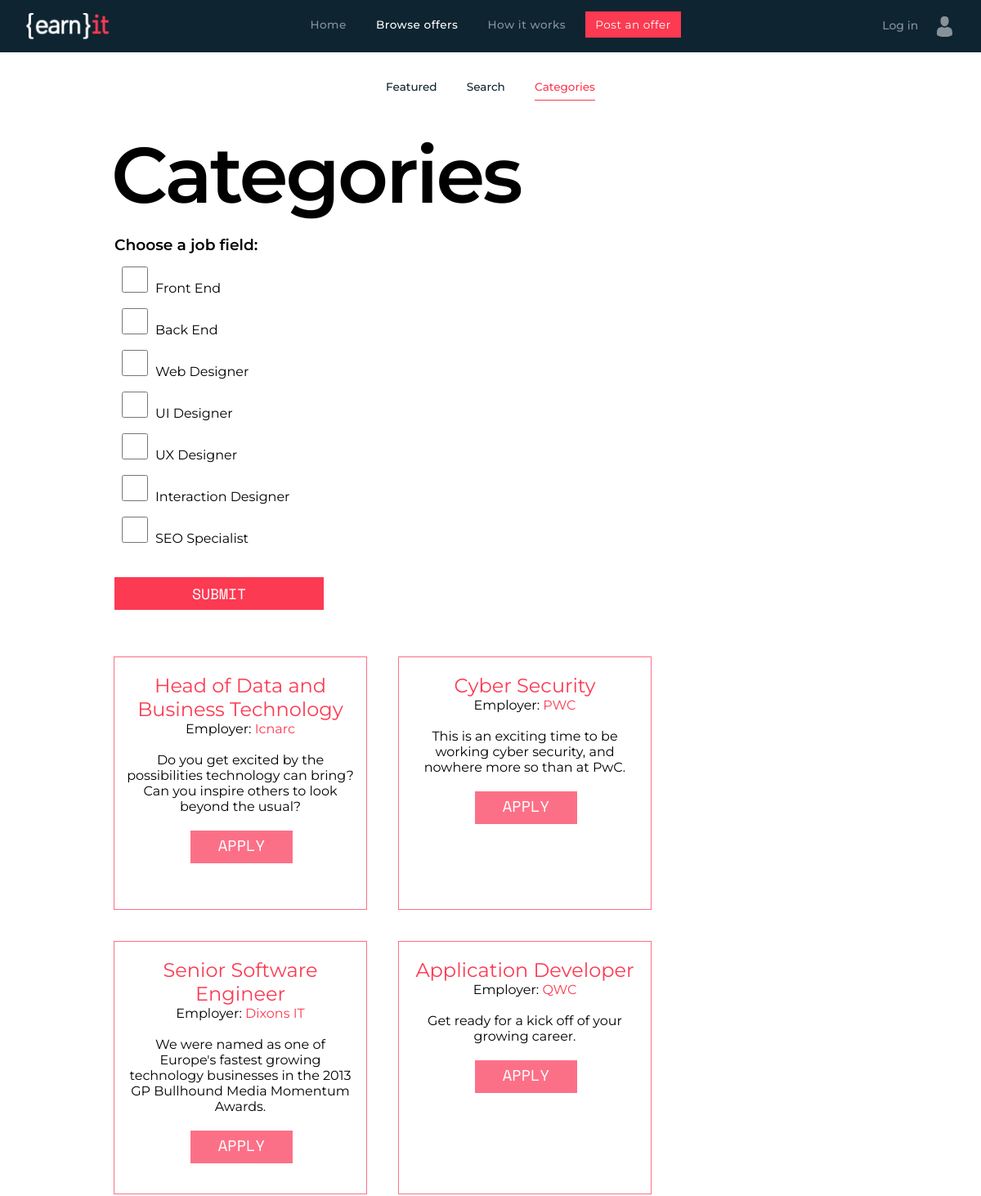
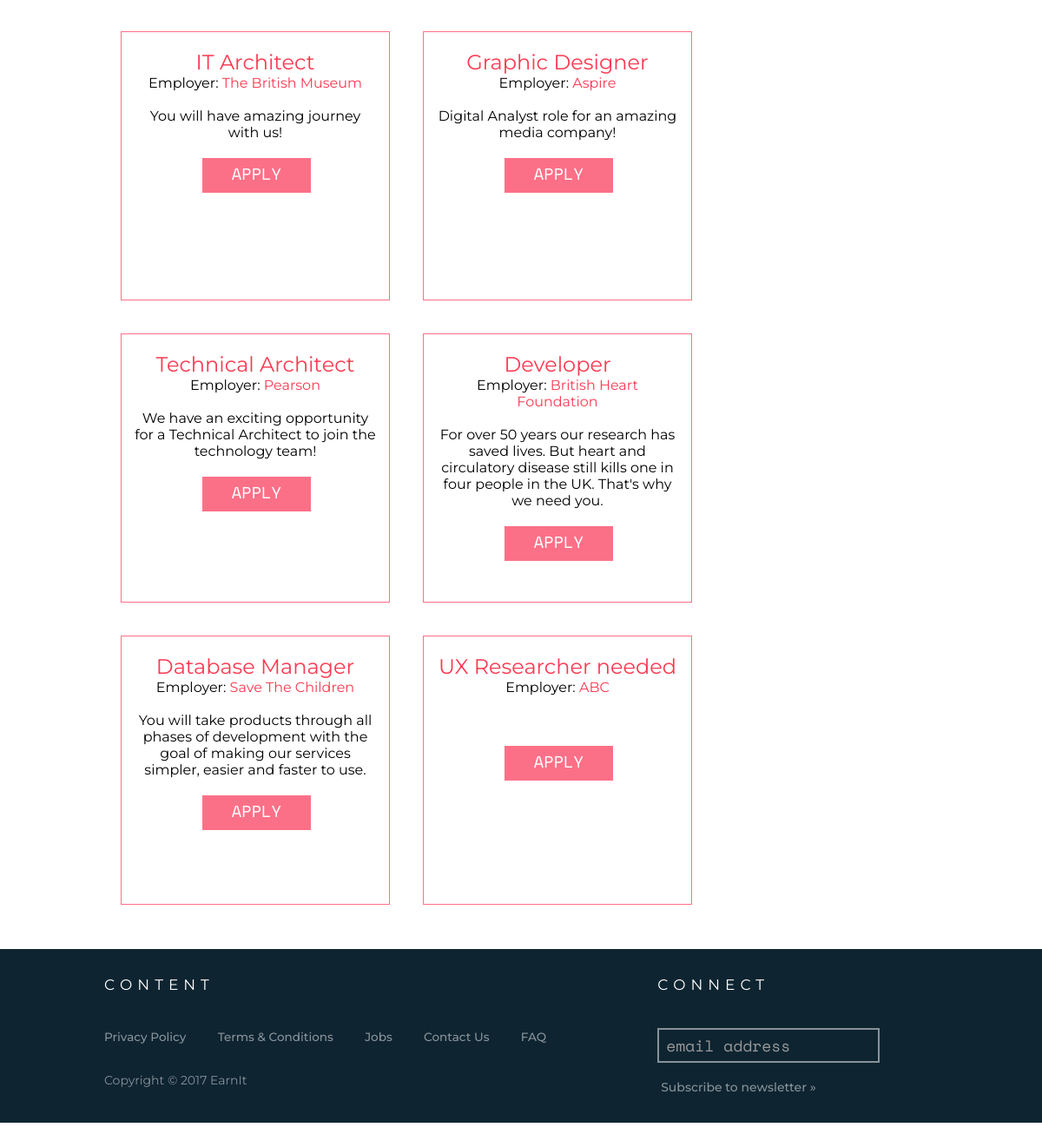
Page /browse.php?page=categ&id=4 on the committed database (2 pictures, top to bottom).
### tables this page shows
CREATE TABLE `posts` (
  `postId` int(11) NOT NULL,
  `author` varchar(50) NOT NULL,
  `title` varchar(100) NOT NULL,
  `description` text NOT NULL,
  `promoSentence` text NOT NULL,
  `isFeatured` tinyint(1) NOT NULL DEFAULT '0',
  `employerMail` varchar(22) NOT NULL,
  `timestamp` timestamp NOT NULL DEFAULT CURRENT_TIMESTAMP ON UPDATE CURRENT_TIMESTAMP,
  `deadline` date NOT NULL,
  `category` varchar(30) NOT NULL
);

### browse-categ.php (the view, shortened to what this page needs)
<div class="col-12"><h1>Categories</h1></div>
<div id="browse_container">
    <form id="post_form" method="post" action="">
              <h10>Choose a job field:</h10><br>
              <input type="checkbox" name="field[]" value="frontEnd">Front End<br>
              <input type="checkbox" name="field[]" value="backEnd" >Back End<br>
              <input type="checkbox" name="field[]" value="webDesigner">Web Designer<br>
              <input type="checkbox" name="field[]" value="uiDesigner" >UI Designer<br>
              <input type="checkbox" name="field[]" value="uxDesigner">UX Designer<br>
              <input type="checkbox" name="field[]" value="interactionDesigner" >Interaction Designer<br>
              <input type="checkbox" name="field[]" value="seoSpecialist">SEO Specialist<br><br><br>
              <input type="submit" name="submit_form" class="submit_forms"><br><br><br>
            </form>
</div>
    <?php
     @ $db = new mysqli($dbserver, $dbuser, $dbpass, $dbname);
$query = "select postId, author,title,description,promoSentence,deadline from posts";
if (!$stmt = $db->prepare($query)){
  printf($db->error);
}
$stmt->bind_result($postId, $author, $title, $description, $promoSentence, $deadline);
$stmt->execute();
while ($stmt->fetch()) {
        echo "<div class='col-4 equal' id='stile_ingrid'><span class='post_title'>$title </span> <br> Employer: <span class='post_var'>$author</span><br><br> <span >$promoSentence</span><br> <a id='apply-button' href=?page=categ&id=$postId#openModal>APPLY</a></div> ";
    }
?>
<div class="col-12">
</div>

### main.css (style rules this page uses)
* { font-family: 'Montserrat', sans-serif; box-sizing: inherit; -webkit-box-sizing: inherit; -moz-box-sizing: inherit; }
*:before, *:after { box-sizing: inherit; -webkit-box-sizing: inherit; -moz-box-sizing: inherit; }
html { box-sizing: border-box; -webkit-box-sizing: border-box; -moz-box-sizing: border-box; }
html, body { height: 100%; width: 100%; margin: 0; padding: 0; left: 0; top: 0; font-size: 100%; background-color: #fff; }
div,dl,dt,dd,ul,ol,li,h1,h2,h3,h4,h5,h6,pre, form,fieldset,input,textarea,p,blockquote,th,td { padding: 0; margin: 0; }
a { text-decoration: none; font-weight: 500; font-size: 0.85rem; }
h1 { font-size: 6rem; font-weight: 600; letter-spacing: -3; }
input { outline: none; border: none; width: 16rem; height: 2rem; font-size: 1.125rem; padding: 0.5rem; font-family: 'Space Mono', monospace; background-color: #eee; line-height: 0; }
.col-4 { width: 33.33%; }
.col-12 { width: 100%; }
[class*="col-"] { float: left; padding: 1rem; }
.equal { height: 30%; }
#apply-button { height: 2.5rem; width: 45%; float: left; font-weight: 500; background: #FC7087; color: #fff; font-family: 'Space Mono', monospace; font-size: 14pt; padding-top: 4px; margin-left: 28%; margin-top: 20px; }
.post_title { font-size: 24px; color: #FC3A52; }
.post_var { color: #FC3A52; }
#stile_ingrid { padding: 20px 15px 15px 15px; text-align: center; border: 1px solid #FC7087; height: 310px; width: 310px; margin: 19px; float: left; }
.submit_forms { transition: background-color 0.15s ease-out; -webkit-transition: background-color 0.15s ease-out; -moz-transition: background-color 0.15s ease-out; -o-transition: background-color 0.15s ease-out; border : solid 0px #000000; text-align: center; margin: 0 auto; color : #fff; height: 40px; line-height: 12px; background : #FC3A52; text-transform: uppercase; cursor: pointer; }
#featured_form, #post_form { padding-left: 20px; }
#post_form input[type='checkbox'] { margin: 15px 0px 0px 0px; width: 50px; cursor: pointer; }
#post_form input[type='submit'] { transition: background-color 0.15s ease-out; -webkit-transition: background-color 0.15s ease-out; -moz-transition: background-color 0.15s ease-out; -o-transition: background-color 0.15s ease-out; border : solid 0px #000000; text-align: center; margin: 0 auto; color : #fff; line-height: 12px; background : #FC3A52; text-transform: uppercase; cursor: pointer; }
h10 { font-weight: 600; font-size: 14pt; display: inline-block; margin-right: 10px; }

### rows in the picture
posts: title "Head of Data and Business Technology", author "Icnarc", promoSentence "Do you get excited by the possibilities technology can bring? Can you inspire others to look beyond the usual?"
posts: title "Cyber Security", author "PWC", promoSentence "This is an exciting time to be working cyber security, and nowhere more so than at PwC."
posts: title "Senior Software Engineer", author "Dixons IT", promoSentence "We were named as one of Europe's fastest growing technology businesses in the 2013 GP Bullhound Media Momentum Awards."
posts: title "Application Developer", author "QWC", promoSentence "Get ready for a kick off of your growing career."
posts: title "IT Architect", author "The British Museum", promoSentence "You will have amazing journey with us!"
posts: title "Graphic Designer", author "Aspire", promoSentence "Digital Analyst role for an amazing media company!"
posts: title "Technical Architect", author "Pearson", promoSentence "We have an exciting opportunity for a Technical Architect to join the technology team!"
posts: title "Developer", author "British Heart Foundation", promoSentence "For over 50 years our research has saved lives. But heart and circulatory disease still kills one in four people in the UK. That's why we need you."
posts: title "Database Manager", author "Save The Children", promoSentence "You will take products through all phases of development with the goal of making our services simpler, easier and faster to use."
posts: title "UX Researcher needed", author "ABC"
